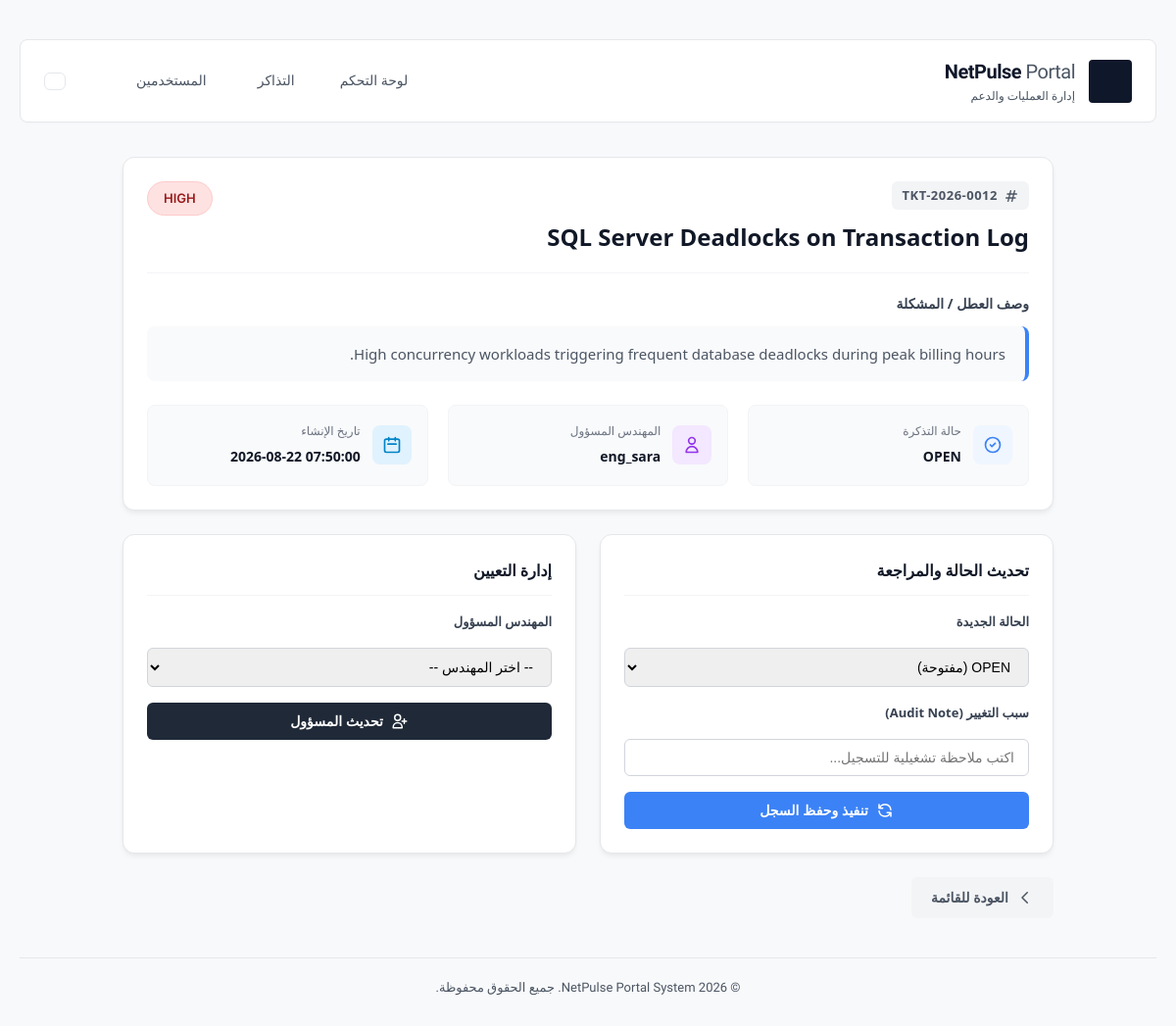
The page /index.php?page=tickets-show&id=12 (signed in) on the database its author committed.
### tables this page shows
CREATE TABLE TICKET (
    ticket_id INT(11) NOT NULL AUTO_INCREMENT,
    ticket_number VARCHAR(20) NOT NULL,
    incident_id INT(11) DEFAULT NULL,
    title VARCHAR(150) NOT NULL,
    description TEXT NOT NULL,
    priority ENUM('CRITICAL', 'HIGH', 'MEDIUM', 'LOW') NOT NULL DEFAULT 'MEDIUM',
    status ENUM('OPEN', 'IN_PROGRESS', 'RESOLVED', 'CLOSED') NOT NULL DEFAULT 'OPEN',
    assigned_to INT(11) DEFAULT NULL,
    created_at DATETIME NOT NULL DEFAULT CURRENT_TIMESTAMP,
    updated_at DATETIME DEFAULT NULL ON UPDATE CURRENT_TIMESTAMP,
    closed_at DATETIME DEFAULT NULL,
    
    PRIMARY KEY (ticket_id),
    UNIQUE KEY uk_ticket_number (ticket_number),
    
    CONSTRAINT fk_ticket_assigned_user FOREIGN KEY (assigned_to) 
        REFERENCES WEB_USER (user_id) ON DELETE SET NULL ON UPDATE CASCADE
);

### core/Database.php (called while the page is built, shortened)
<?php
class Database {
    private static ?PDO $instance = null;
    public static function getInstance(): PDO {
        if (self::$instance === null) {
            try {
                $host     = '127.0.0.1';
                $db_name  = 'netpulse_portal';
                $username = 'root';
                $password = '';
                $port     = '3306';
                $dsn = "mysql:host=$host;port=$port;dbname=$db_name;charset=utf8mb4";
                self::$instance = new PDO($dsn, $username, $password, [
                    PDO::ATTR_ERRMODE            => PDO::ERRMODE_EXCEPTION,
                    PDO::ATTR_DEFAULT_FETCH_MODE => PDO::FETCH_ASSOC,
                    PDO::ATTR_EMULATE_PREPARES   => false,
                ]);
            } catch (PDOException $e) {
                http_response_code(500);
                exit("Database Connection Failed: " . $e->getMessage());
            }
        }
        return self::$instance;
    }
}

### src/Controllers/TicketController.php (called while the page is built, shortened)
<?php
require_once __DIR__ . '/../Services/TicketService.php';
class TicketController {
    private TicketService $ticketService;
    public function __construct() {
        $this->ticketService = new TicketService();
    }
    public function show(int $id): ?Ticket {
        return $this->ticketService->getTicketDetails($id);
    }
}

### src/Services/TicketService.php (called while the page is built, shortened)
<?php
require_once __DIR__ . '/../Repositories/TicketRepository.php';
require_once __DIR__ . '/../../core/Database.php';
class TicketService {
    private TicketRepository $ticketRepository;
    public function __construct() {
        $this->ticketRepository = new TicketRepository();
    }
    public function getTicketDetails(int $ticketId): Ticket {
        $ticket = $this->ticketRepository->findById($ticketId);
        return $ticket;
    }
}

### src/Repositories/TicketRepository.php (called while the page is built, shortened)
<?php
require_once __DIR__ . '/../../core/Database.php';
require_once __DIR__ . '/../Models/Ticket.php';
class TicketRepository {
    private PDO $db;
    public function __construct() {
        $this->db = Database::getInstance();
    }
    public function findById(int $ticketId): ?Ticket {
        $sql = "SELECT t.*,
                       u.username, u.email, u.role, u.created_at AS user_created_at
                FROM TICKET t
                LEFT JOIN WEB_USER u ON t.assigned_to = u.user_id
                WHERE t.ticket_id = :ticket_id
                LIMIT 1";
        $stmt = $this->db->prepare($sql);
        $stmt->execute(['ticket_id' => $ticketId]);
        $record = $stmt->fetch(PDO::FETCH_ASSOC);
        return new Ticket($record);
    }
}

### src/Models/Ticket.php (called while the page is built, shortened)
<?php
require_once __DIR__ . '/User.php';
class Ticket {
    public function __construct(array $data = []) {
        if (!empty($data)) {
            $this->ticketNumber = $data['ticket_number'] ?? '';
            $this->title        = $data['title'] ?? '';
            $this->description  = $data['description'] ?? '';
            $this->priority     = $data['priority'] ?? 'MEDIUM';
            $this->status       = $data['status'] ?? 'OPEN';
            if (isset($data['username'])) {
                $this->assignedEngineer = new User([
                    'user_id'    => $data['assigned_to'],
                    'username'   => $data['username'],
                    'email'      => $data['email'] ?? '',
                    'role'       => $data['role'] ?? 'ENGINEER',
                    'created_at' => $data['user_created_at'] ?? ''
                ]);
            }            $this->createdAt    = $data['created_at'] ?? '';
        }
    }
}

### src/Models/User.php (called while the page is built, shortened)
<?php
class User {
    public function __construct(array $data = []) {
        if (!empty($data)) {
            $this->username  = $data['username'] ?? '';
        }
    }
}

### views/tickets/show.php (the view, shortened to what this page needs)
<?php
$ticket = $ticket ?? null;
?>
<div class="modern-ticket-wrapper">
    <?php if (!$ticket): ?>
        <div class="modern-card" style="text-align: center; padding: 60px 20px;">
            <svg style="width: 64px; height: 64px; color: #ef4444; margin: 0 auto 16px;" fill="none" stroke="currentColor" viewBox="0 0 24 24"><path stroke-linecap="round" stroke-linejoin="round" stroke-width="1.5" d="M12 9v2m0 4h.01m-6.938 4h13.856c1.54 0 2.502-1.667 1.732-3L13.732 4c-.77-1.333-2.694-1.333-3.464 0L3.34 16c-.77 1.333.192 3 1.732 3z"></path></svg>
            <h3 style="font-size: 18px; color: #111827;">التذكرة غير موجودة</h3>
            <p style="color: #6b7280; margin-top: 8px;">التذكرة المطلوبة غير موجودة في النظام أو تم حذفها مسبقاً.</p>
            <a href="index.php?page=dashboard" class="modern-btn btn-secondary" style="margin-top: 20px;">العودة للرئيسية</a>
        </div>
    <?php else: ?>
        <div class="modern-card">
            <div class="ticket-header">
                <div class="ticket-title-group">
                    <span class="ticket-id">
                        <svg style="width: 16px; height: 16px;" fill="none" stroke="currentColor" viewBox="0 0 24 24"><path stroke-linecap="round" stroke-linejoin="round" stroke-width="2" d="M7 20l4-16m2 16l4-16M6 9h14M4 15h14"></path></svg>
                        <?php echo htmlspecialchars($ticket->ticketNumber, ENT_QUOTES, 'UTF-8'); ?>
                    </span>
                    <h2><?php echo htmlspecialchars($ticket->title, ENT_QUOTES, 'UTF-8'); ?></h2>
                </div>
                <div>
                    <span class="badge badge-<?php echo strtolower($ticket->priority); ?>" style="display: inline-block; padding: 6px 16px; border-radius: 50px; font-size: 13px; font-weight: 600; background: #fee2e2; color: #991b1b; border: 1px solid #fecaca;">
                        <?php echo htmlspecialchars($ticket->priority, ENT_QUOTES, 'UTF-8'); ?>
                    </span>
                </div>
            </div>
            <h4 style="font-size: 14px; color: #374151; margin-bottom: 12px; font-weight: 600;">وصف العطل / المشكلة</h4>
            <div class="desc-box">
                <?php echo nl2br(htmlspecialchars($ticket->description, ENT_QUOTES, 'UTF-8')); ?>
            </div>
            <div class="meta-grid">
                <div class="meta-item">
                    <div class="meta-icon">
                        <svg style="width: 20px; height: 20px;" fill="none" stroke="currentColor" viewBox="0 0 24 24"><path stroke-linecap="round" stroke-linejoin="round" stroke-width="2" d="M9 12l2 2 4-4m6 2a9 9 0 11-18 0 9 9 0 0118 0z"></path></svg>
                    </div>
                    <div class="meta-details">
                        <span>حالة التذكرة</span>
                        <strong><?php echo htmlspecialchars($ticket->status, ENT_QUOTES, 'UTF-8'); ?></strong>
                    </div>
                </div>
                <div class="meta-item">
                    <div class="meta-icon" style="background: #f3e8ff; color: #9333ea;">
                        <svg style="width: 20px; height: 20px;" fill="none" stroke="currentColor" viewBox="0 0 24 24"><path stroke-linecap="round" stroke-linejoin="round" stroke-width="2" d="M16 7a4 4 0 11-8 0 4 4 0 018 0zM12 14a7 7 0 00-7 7h14a7 7 0 00-7-7z"></path></svg>
                    </div>
                    <div class="meta-details">
                        <span>المهندس المسؤول</span>
                        <?php if ($ticket->assignedEngineer && !empty($ticket->assignedEngineer->username)): ?>
                            <strong><?php echo htmlspecialchars($ticket->assignedEngineer->username, ENT_QUOTES, 'UTF-8'); ?></strong>
                        <?php else: ?>
                            <strong style="color: #9ca3af; font-style: italic;">غير مُعين</strong>
                        <?php endif; ?>
                    </div>
                </div>
                <div class="meta-item">
                    <div class="meta-icon" style="background: #e0f2fe; color: #0284c7;">
                        <svg style="width: 20px; height: 20px;" fill="none" stroke="currentColor" viewBox="0 0 24 24"><path stroke-linecap="round" stroke-linejoin="round" stroke-width="2" d="M8 7V3m8 4V3m-9 8h10M5 21h14a2 2 0 002-2V7a2 2 0 00-2-2H5a2 2 0 00-2 2v12a2 2 0 002 2z"></path></svg>
                    </div>
                    <div class="meta-details">
                        <span>تاريخ الإنشاء</span>
                        <strong style="direction: ltr; display: inline-block;"><?php echo htmlspecialchars($ticket->createdAt, ENT_QUOTES, 'UTF-8'); ?></strong>
                    </div>
                </div>
            </div>
        </div>
        <div class="actions-grid">
            <div class="modern-card" style="margin-bottom: 0;">
                <h3 style="font-size: 16px; margin-top: 0; margin-bottom: 16px; color: #111827; border-bottom: 1px solid #f3f4f6; padding-bottom: 12px;">تحديث الحالة والمراجعة</h3>
                <form action="index.php?page=tickets-update-status" method="POST">
                    <div class="form-group">
                        <label class="modern-label">الحالة الجديدة</label>
                        <select name="status" class="modern-input">
                            <option value="OPEN" <?php echo ($ticket->status === 'OPEN') ? 'selected' : ''; ?>>OPEN (مفتوحة)</option>
                        </select>
                    </div>
                    <div class="form-group">
                        <label class="modern-label">سبب التغيير (Audit Note)</label>
                        <input type="text" name="note" class="modern-input" placeholder="اكتب ملاحظة تشغيلية للتسجيل...">
                    </div>
                    <button type="submit" class="modern-btn btn-primary" style="width: 100%;">
                        <svg style="width: 18px; height: 18px;" fill="none" stroke="currentColor" viewBox="0 0 24 24"><path stroke-linecap="round" stroke-linejoin="round" stroke-width="2" d="M4 4v5h.582m15.356 2A8.001 8.001 0 004.582 9m0 0H9m11 11v-5h-.581m0 0a8.003 8.003 0 01-15.357-2m15.357 2H15"></path></svg>
                        تنفيذ وحفظ السجل
                    </button>
                </form>
            </div>
            <div class="modern-card" style="margin-bottom: 0;">
                <h3 style="font-size: 16px; margin-top: 0; margin-bottom: 16px; color: #111827; border-bottom: 1px solid #f3f4f6; padding-bottom: 12px;">إدارة التعيين</h3>
                <form action="index.php?page=tickets-assign" method="POST">
                    <div class="form-group">
                        <label class="modern-label">المهندس المسؤول</label>
                        <select name="assigned_to" class="modern-input">
                            <option value="">-- اختر المهندس --</option>
                        </select>
                    </div>
                    <button type="submit" class="modern-btn btn-dark" style="width: 100%; margin-top: auto;">
                        <svg style="width: 18px; height: 18px;" fill="none" stroke="currentColor" viewBox="0 0 24 24"><path stroke-linecap="round" stroke-linejoin="round" stroke-width="2" d="M18 9v3m0 0v3m0-3h3m-3 0h-3m-2-5a4 4 0 11-8 0 4 4 0 018 0zM3 20a6 6 0 0112 0v1H3v-1z"></path></svg>
                        تحديث المسؤول
                    </button>
                </form>
            </div>
        </div>
        <div style="margin-top: 24px; text-align: right;">
            <a href="index.php?page=dashboard" class="modern-btn btn-secondary">
                <svg style="width: 18px; height: 18px; transform: rotate(180deg);" fill="none" stroke="currentColor" viewBox="0 0 24 24"><path stroke-linecap="round" stroke-linejoin="round" stroke-width="2" d="M9 5l7 7-7 7"></path></svg>
                العودة للقائمة
            </a>
        </div>
    <?php endif; ?>
</div>

### public/assets/css/netpulse.css (style rules this page uses)
:root { --bg-color: #f8f9fa; --surface-color: #ffffff; --text-primary: #111827; --text-secondary: #4b5563; --border-color: #e5e7eb; --accent-color: #0f172a; --critical-color: #dc2626; --high-color: #d97706; --medium-color: #2563eb; --low-color: #059669; --font-primary: "IBM Plex Sans Arabic", "Inter", sans-serif; --font-mono: "Inter", monospace; }
* { box-sizing: border-box; margin: 0; padding: 0; }
body { font-family: var(--font-primary); background-color: var(--bg-color); color: var(--text-primary); line-height: 1.6; padding: 40px 20px; }
.badge { display: inline-block; padding: 4px 10px; font-size: 11px; font-weight: 600; border-radius: 4px; font-family: var(--font-mono); }
.badge-high { background: #fef3c7; color: var(--high-color); }
.form-group { display: flex; flex-direction: column; gap: 8px; }

### views/tickets/show.php (style rules this page uses)
.modern-ticket-wrapper { direction: rtl; max-width: 950px; margin: 0 auto; font-family: 'Segoe UI', Tahoma, Geneva, Verdana, sans-serif; color: #374151; }
.modern-card { background: #ffffff; border-radius: 12px; box-shadow: 0 4px 6px -1px rgba(0, 0, 0, 0.05), 0 2px 4px -1px rgba(0, 0, 0, 0.03); border: 1px solid #e5e7eb; padding: 24px; margin-bottom: 24px; }
.ticket-header { display: flex; justify-content: space-between; align-items: flex-start; border-bottom: 1px solid #f3f4f6; padding-bottom: 16px; margin-bottom: 20px; }
.ticket-title-group h2 { margin: 8px 0 0 0; font-size: 24px; font-weight: 700; color: #111827; }
.ticket-id { display: inline-flex; align-items: center; gap: 6px; background: #f3f4f6; color: #4b5563; padding: 4px 10px; border-radius: 6px; font-size: 13px; font-weight: 600; letter-spacing: 0.5px; }
.meta-grid { display: grid; grid-template-columns: repeat(auto-fit, minmax(200px, 1fr)); gap: 20px; margin-top: 20px; }
.meta-item { background: #f9fafb; padding: 16px; border-radius: 8px; border: 1px solid #f3f4f6; display: flex; align-items: center; gap: 12px; }
.meta-icon { width: 40px; height: 40px; background: #eff6ff; color: #3b82f6; border-radius: 8px; display: flex; align-items: center; justify-content: center; }
.meta-details span { display: block; font-size: 12px; color: #6b7280; margin-bottom: 4px; }
.meta-details strong { color: #111827; font-size: 14px; }
.desc-box { background: #f9fafb; border-right: 4px solid #3b82f6; padding: 16px 20px; border-radius: 8px; font-size: 15px; line-height: 1.6; color: #4b5563; margin-bottom: 24px; }
.actions-grid { display: grid; grid-template-columns: 1fr 1fr; gap: 24px; }
.form-group { margin-bottom: 16px; }
.modern-label { display: block; font-size: 13px; font-weight: 600; color: #374151; margin-bottom: 8px; }
.modern-input { width: 100%; padding: 10px 14px; border: 1px solid #d1d5db; border-radius: 6px; font-size: 14px; transition: all 0.2s; box-sizing: border-box; }
.modern-btn { display: inline-flex; align-items: center; justify-content: center; gap: 8px; padding: 10px 20px; border-radius: 6px; font-size: 14px; font-weight: 600; cursor: pointer; transition: all 0.2s; border: none; }
.btn-primary { background: #3b82f6; color: #fff; }
.btn-secondary { background: #f3f4f6; color: #4b5563; text-decoration: none; }
.btn-dark { background: #1f2937; color: #fff; }

### rows shown on the page
ticket: ticket_number "TKT-2026-0012", title "SQL Server Deadlocks on Transaction Log", priority "HIGH", description "High concurrency workloads triggering frequent database deadlocks during peak billing hours.", status "OPEN", created_at "2026-08-22 07:50:00", status "OPEN (مفتوحة)"

### other values the page prints
$ticket->assignedEngineer->username "eng_sara"
